Frame 1 (no input): blank canvas, image omitted
Frame 60 (the mouse pressed at the canvas centre just before this capture): blank canvas, image omitted
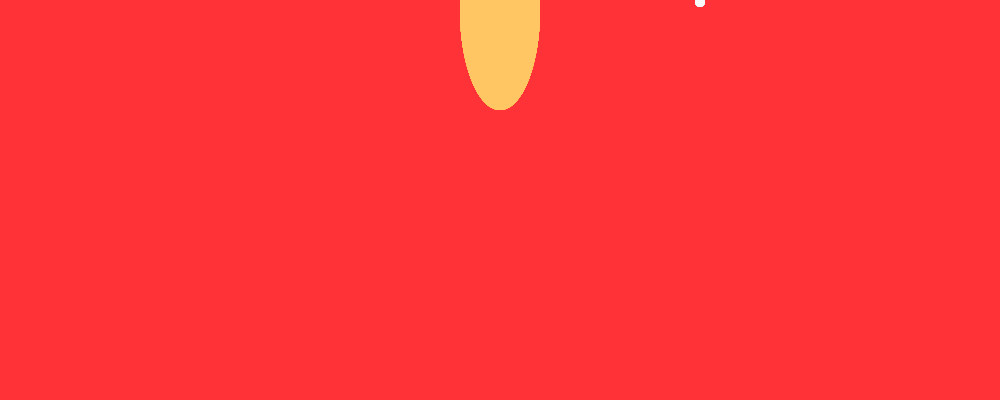
Frame 120 (the mouse held since frame 60 and released just before this capture)

The Processing sketch whose frames 1 and 60 were blank and that drew this single picture after the mouse press (run headless with seeded random() and noise(); from frame 60 on, the mouse is pressed at the canvas centre):

// Processing sketch: processing_158506
// ── processing_158506.pde

int perro=10;
 
void setup(){
  size(1000,400);
  background(255,50,55);
}
void draw(){
  perro=perro-10;
  noStroke();
  fill(mouseX,mouseY,100,100);
  ellipse(mouseX,10,80,mouseY);
fill(perro);
 perro=perro+20;
 ellipse(700,2,10,10);
}
